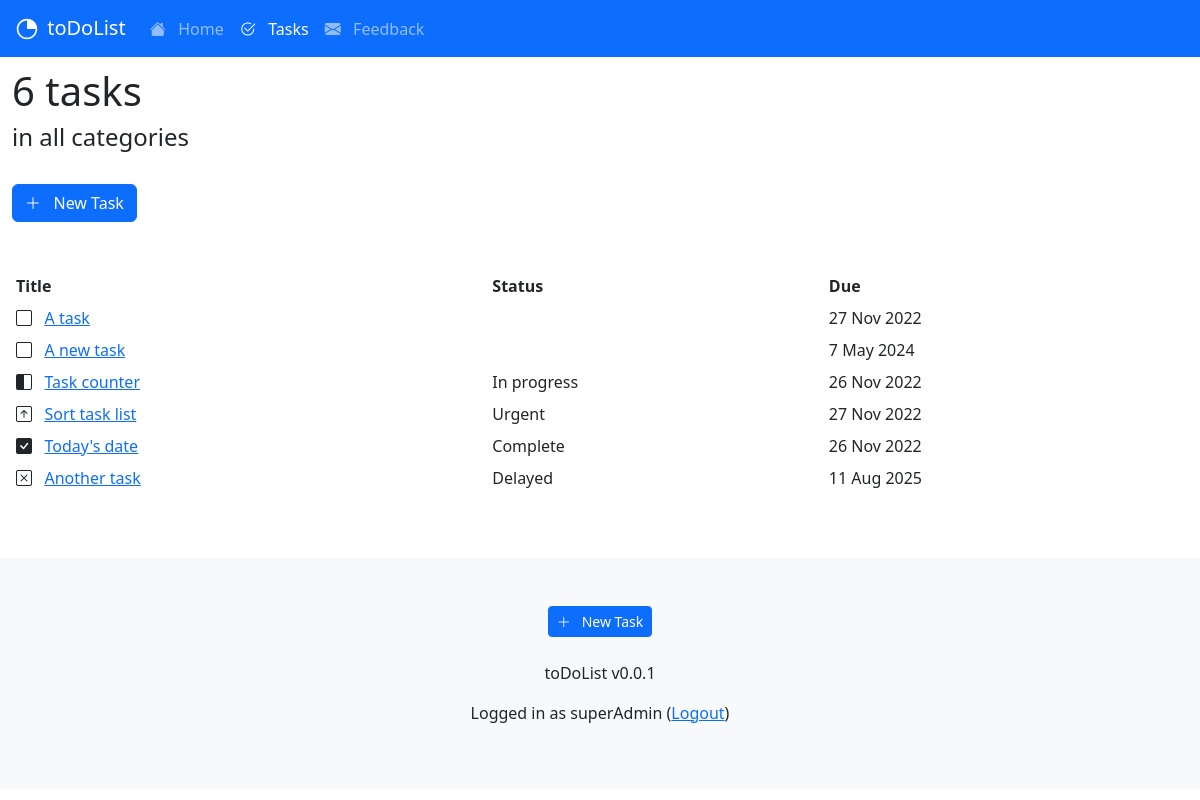
Page /tasks/ (signed in) on the committed database.
### taskapp/models.py (models this page shows, shortened)
class Task(models.Model):
    title = models.CharField(max_length = 128, unique=True)
    description = models.TextField()
    created_at = models.DateTimeField(auto_now_add=True)
    updated_at = models.DateTimeField(auto_now=True)
    category = models.CharField(max_length = 128)
    status = models.CharField(max_length = 128)
    due_at = models.DateField(blank=True, editable=True)
    author = models.ForeignKey(User, on_delete=models.SET_NULL, null=True, blank=True)
    class Meta:
        indexes = [models.Index(fields=['title']), ]

### taskapp/views.py (the view)
# urls.py: path('', views.index_view, name='tasks_index'),
@login_required
def index_view(request):
    context ={}
    if is_admin(request.user):
        context["task_list"] = Task.objects.all()
        context["task_count"] = Task.objects.all().count
    else:
        context["task_list"] = Task.objects.filter(author=request.user)
        context["task_count"] = Task.objects.filter(author=request.user).count
    return render(request, "taskapp/index.html", context)

### taskapp/views.py (called while the page is built)
def is_admin(user):
    return user.groups.filter(name='TasksAdminUsers').exists() or user.is_superuser

### taskapp/templates/taskapp/index.html (shortened to what this page needs)
{% extends 'base.html' %}
{% block content %}
<h1>{{task_count}} tasks</h1>
<h4>in all categories</h4>
<br>
<div class="d-grid gap-2 d-md-block">
    <a class="btn btn-primary" href="{% url 'tasks_new' %}" role="button"><i class="bi bi-plus-lg"></i>&nbsp;&nbsp;&nbsp;New Task</a>
</div>
<br>
<br>
<div class="table-responsive">
<table class="table table-sm table-hover table-borderless">
    <thead>
    <tr>
        <th>Title</th>
        <th>Status</th>
        <th>Due</th>
    </tr>
    </thead>
    <tbody class="table-group-divider">
    {% for task in task_list %}
    <tr>
        <td>
            {% if task.status == 'In progress' %}
            <i class="bi bi-square-half"></i>
            {% elif task.status == 'Urgent' %}
            <i class="bi bi-arrow-up-square"></i>
            {% elif task.status == 'Complete' %}
            <i class="bi bi-check-square-fill"></i>
            {% elif task.status == 'Delayed' %}
            <i class="bi bi-x-square"></i>
            {% else %}
            <i class="bi bi-square"></i>
            {% endif %}
            <a href="{% url 'tasks_detail' task.id %}">
                {{ task.title | truncatechars:20}}</a>
        </td>
        <td>
            {{task.status}}
        </td>
        <td>
            {{task.due_at}}
        </td>
    </tr>
    {% endfor %}
    </tbody>
</table>
</div>
{% endblock content %}

### templates/base.html (shortened to what this page needs)
{% load static %}
{% load sass_tags %}
<!DOCTYPE html>
<html lang="en">
<head>
    <link href="https://cdn.jsdelivr.net/npm/bootstrap@5.2.2/dist/css/bootstrap.min.css" rel="stylesheet">
    <link rel="stylesheet" type="text/css" href={% sass_src 'css/base.scss' %}>
    <link rel="stylesheet" href="https://cdn.jsdelivr.net/npm/bootstrap-icons@1.9.1/font/bootstrap-icons.css">
</head>
<body>
    {% block header %}
    {% include "navbar.html" %}
    {% endblock header %}
    <div class="container-fluid" style="padding-top: 10px;">
    {% block content %}
    {% endblock content %}
    </div>
    {% block footer %}
    {% include "footer.html" %}
    {% endblock footer %}
</body>
</html>

### templates/navbar.html (shortened to what this page needs)
{% load static %}
<nav class="navbar navbar-expand-sm navbar-dark bg-primary">
    <div class="container-fluid">
        <a class="navbar-brand" href="{% url 'home' %}">
            <img src="{% static 'todolist/logo_light_s.svg' %}" alt="Logo" width="30" height="30" class="d-inline-block align-text-top">
            toDoList
        </a>
      <div class="collapse navbar-collapse" id="navbarNavAltMarkup">
        <div class="navbar-nav">
          {% with url_name=request.resolver_match.url_name %}
            <a class="nav-link {% if url_name == 'home' %}active{% endif %}" href="{% url 'home' %}"><i class="bi bi-house-fill"></i>&nbsp;&nbsp;&nbsp;Home</a>
            <a class="nav-link {% if url_name == 'tasks_index' %}active{% endif %}" href="{% url 'tasks_index' %}"><i class="bi bi-check2-circle"></i>&nbsp;&nbsp;&nbsp;Tasks</a>
            <a class="nav-link {% if url_name == 'contact' %}active{% endif %}" href="{% url 'contact' %}"><i class="bi bi-envelope-fill"></i>&nbsp;&nbsp;&nbsp;Feedback</a>
          {% endwith %}
        </div>
      </div>
    </div>
</nav>

### templates/footer.html
<footer class="bd-footer p-3 p-md-5 mt-5 bg-light text-center text-sm-center">
    <div class="container">
      <a class="btn btn-primary btn-sm" href="{% url 'tasks_new' %}" role="button"><i class="bi bi-plus-lg"></i>&nbsp;&nbsp;&nbsp;New Task</a>
      <br><br>
      <p>toDoList v0.0.1</p>
      {% if user.is_authenticated %}
        <p>Logged in as {{user.username}}
        (<a href="{% url 'logout' %}">Logout</a>)</p>
        {% else %}
        <p> No account? <a href="{% url 'signup_user' %}">Signup</a> </p>
        <p> <a href="{% url 'login' %}">Login</a> </p>
      {% endif%}
    </div>
  </footer>

### rows in the picture
Task: title "A task", due_at "27 Nov 2022"
Task: title "A new task", due_at "7 May 2024"
Task: title "Task counter", status "In progress", due_at "26 Nov 2022"
Task: title "Sort task list", status "Urgent", due_at "27 Nov 2022"
Task: title "Today's date", status "Complete", due_at "26 Nov 2022"
Task: title "Another task", status "Delayed", due_at "11 Aug 2025"

### other values in the picture
{{ task_count }} "6"
{{ user.username }} "superAdmin"
